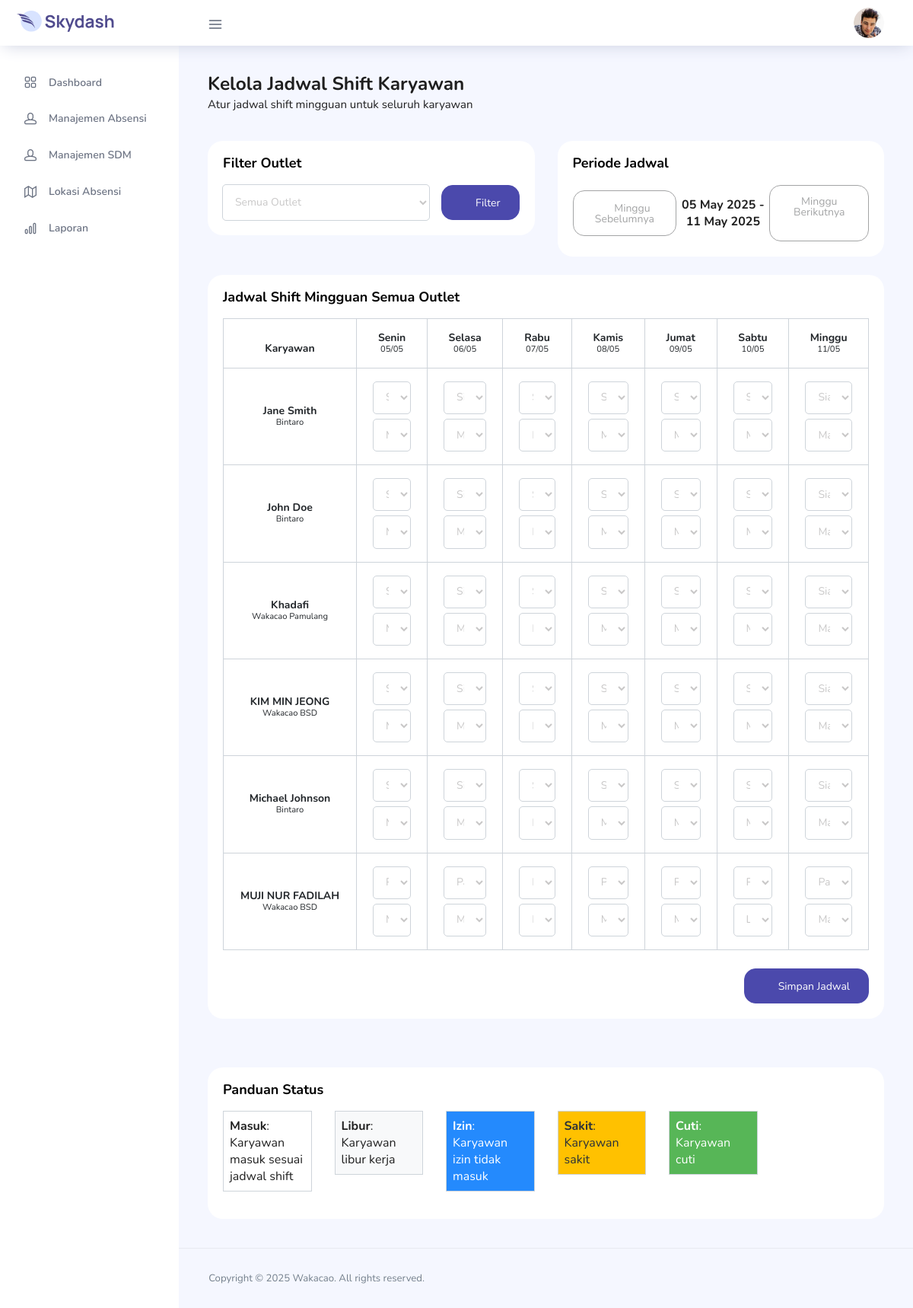
/admin/manage_schedule.php (signed in), run on the app's committed database.
### tables this page shows
CREATE TABLE `users` (
  `id` int(11) NOT NULL,
  `id_karyawan` varchar(10) NOT NULL,
  `nama` varchar(100) NOT NULL,
  `email` varchar(100) NOT NULL,
  `password` varchar(255) NOT NULL,
  `outlet` varchar(50) NOT NULL,
  `role` enum('admin','karyawan','supervisor') NOT NULL DEFAULT 'karyawan',
  `created_at` timestamp NOT NULL DEFAULT current_timestamp(),
  `updated_at` timestamp NOT NULL DEFAULT current_timestamp() ON UPDATE current_timestamp()
);

CREATE TABLE `shift` (
  `id` int(11) NOT NULL,
  `nama_shift` varchar(20) NOT NULL,
  `jam_mulai` time NOT NULL,
  `jam_selesai` time NOT NULL
);

### admin/manage_schedule.php (the view, shortened to what this page needs)
<?php
require_once '../config.php';
$selectedOutlet = isset($_GET['outlet']) ? sanitize($_GET['outlet']) : '';
$query_karyawan = "SELECT id_karyawan, nama, outlet FROM users WHERE role = 'karyawan'";
$query_karyawan .= " ORDER BY nama";
$result_karyawan = mysqli_query($koneksi, $query_karyawan);
$karyawan_list = [];
if ($result_karyawan) {
    while ($row = mysqli_fetch_assoc($result_karyawan)) {
        $karyawan_list[] = $row;
    }
}
$query_shift = "SELECT id, nama_shift, jam_mulai, jam_selesai FROM shift ORDER BY jam_mulai";
$result_shift = mysqli_query($koneksi, $query_shift);
$shift_list = [];
if ($result_shift) {
    while ($row = mysqli_fetch_assoc($result_shift)) {
        $shift_list[] = $row;
    }
}
$today = new DateTime();
$weekStart = clone $today;
$weekStart->modify('this week monday');
$weekStartStr = $weekStart->format('Y-m-d');
$weekEnd = clone $weekStart;
$weekEnd->modify('+6 days');
$weekEndStr = $weekEnd->format('Y-m-d');
$jadwal_karyawan = [];
$query_jadwal = "SELECT j.*, s.nama_shift, s.jam_mulai, s.jam_selesai
                FROM jadwal j
                LEFT JOIN shift s ON j.id_shift = s.id
                WHERE j.tanggal BETWEEN '$weekStartStr' AND '$weekEndStr'";
$result_jadwal = mysqli_query($koneksi, $query_jadwal);
if ($result_jadwal) {
    while ($row = mysqli_fetch_assoc($result_jadwal)) {
        $jadwal_karyawan[$row['id_karyawan']][date('w', strtotime($row['tanggal']))] = [
            'id_shift' => $row['id_shift'],
            'nama_shift' => $row['nama_shift'],
            'jam_mulai' => $row['jam_mulai'],
            'jam_selesai' => $row['jam_selesai'],
            'status' => $row['status']
        ];
    }
}
$prevWeek = clone $weekStart;
$prevWeek->modify('-1 week');
$nextWeek = clone $weekStart;
$nextWeek->modify('+1 week');
$dayNames = ['Senin', 'Selasa', 'Rabu', 'Kamis', 'Jumat', 'Sabtu', 'Minggu'];
?>
<!DOCTYPE html>
<html lang="en">
<head>
  <link rel="stylesheet" href="../vendors/feather/feather.css">
  <link rel="stylesheet" href="../vendors/ti-icons/css/themify-icons.css">
  <link rel="stylesheet" href="../vendors/css/vendor.bundle.base.css">
  <link rel="stylesheet" href="../vendors/datatables.net-bs4/dataTables.bootstrap4.css">
  <link rel="stylesheet" href="../css/vertical-layout-light/style.css">
</head>
<body>
  <div class="container-scroller">
    <nav class="navbar col-lg-12 col-12 p-0 fixed-top d-flex flex-row">
      <div class="text-center navbar-brand-wrapper d-flex align-items-center justify-content-center">
        <a class="navbar-brand brand-logo mr-5" href="index.php"><img src="../images/logo.svg" class="mr-2" alt="logo"/></a>
      </div>
      <div class="navbar-menu-wrapper d-flex align-items-center justify-content-end">
        <button class="navbar-toggler navbar-toggler align-self-center" type="button" data-toggle="minimize">
          <span class="icon-menu"></span>
        </button>
        <ul class="navbar-nav navbar-nav-right">
          <li class="nav-item nav-profile dropdown">
            <a class="nav-link dropdown-toggle" href="#" data-toggle="dropdown" id="profileDropdown">
              <img src="../images/faces/face28.jpg" alt="profile"/>
            </a>
          </li>
        </ul>
      </div>
    </nav>
    </div>
      <?php include 'sidebar.php'; ?>
      <div class="main-panel">
        <div class="content-wrapper">
          <div class="row">
            <div class="col-md-12 grid-margin">
              <div class="row">
                <div class="col-12 col-xl-8 mb-4 mb-xl-0">
                  <h3 class="font-weight-bold">Kelola Jadwal Shift Karyawan</h3>
                  <h6 class="font-weight-normal mb-0">Atur jadwal shift mingguan untuk seluruh karyawan</h6>
                </div>
              </div>
            </div>
          </div>
          <div class="row mb-4">
            <div class="col-md-6">
              <div class="card">
                <div class="card-body">
                  <h4 class="card-title">Filter Outlet</h4>
                  <form method="GET" action="" class="d-flex align-items-center">
                    <div class="form-group mb-0 mr-3 flex-grow-1">
                      <select class="form-control" name="outlet" id="outlet-filter">
                        <option value="">Semua Outlet</option>
                      </select>
                    </div>
                    <button type="submit" class="btn btn-primary">
                      <i class="ti-filter mr-1"></i> Filter
                    </button>
                  </form>
                </div>
              </div>
            </div>
            <div class="col-md-6">
              <div class="card">
                <div class="card-body">
                  <h4 class="card-title">Periode Jadwal</h4>
                  <div class="d-flex justify-content-between align-items-center">
                    <a href="?week_start=<?php echo $prevWeek->format('Y-m-d'); ?><?php echo !empty($selectedOutlet) ? '&outlet=' . $selectedOutlet : ''; ?>" class="btn btn-outline-secondary">
                      <i class="ti-arrow-left mr-1"></i> Minggu Sebelumnya
                    </a>
                    <div class="text-center font-weight-bold">
                      <?php echo date('d M Y', strtotime($weekStartStr)); ?> - <?php echo date('d M Y', strtotime($weekEndStr)); ?>
                    </div>
                    <a href="?week_start=<?php echo $nextWeek->format('Y-m-d'); ?><?php echo !empty($selectedOutlet) ? '&outlet=' . $selectedOutlet : ''; ?>" class="btn btn-outline-secondary">
                      Minggu Berikutnya <i class="ti-arrow-right ml-1"></i>
                    </a>
                  </div>
                </div>
              </div>
            </div>
          </div>
          <div class="row">
            <div class="col-md-12 grid-margin stretch-card">
              <div class="card">
                <div class="card-body">
                  <h4 class="card-title">Jadwal Shift Mingguan <?php echo !empty($selectedOutlet) ? 'Outlet ' . $selectedOutlet : 'Semua Outlet'; ?></h4>
                  <?php if (count($karyawan_list) > 0): ?>
                  <form method="POST" action="">
                    <div class="table-responsive">
                      <table class="table table-bordered schedule-table">
                        <thead>
                          <tr>
                            <th>Karyawan</th>
                            <?php
                            for ($i = 0; $i < 7; $i++) {
                                $currentDate = clone $weekStart;
                                $currentDate->modify("+$i days");
                                echo '<th>' . $dayNames[$i] . '<br><small>' . $currentDate->format('d/m') . '</small></th>';
                            }
                            ?>
                          </tr>
                        </thead>
                        <tbody>
                          <?php foreach ($karyawan_list as $karyawan): ?>
                          <tr>
                            <td>
                              <strong><?php echo $karyawan['nama']; ?></strong>
                              <br>
                              <small><?php echo $karyawan['outlet']; ?></small>
                            </td>
                            <?php for ($i = 0; $i < 7; $i++): ?>
                            <td class="shift-cell">
                              <select name="jadwal[<?php echo $karyawan['id_karyawan']; ?>][<?php echo $i; ?>][shift]" class="form-control form-control-sm mb-2">
                                <option value="">Pilih Shift</option>
                                <?php foreach ($shift_list as $shift): ?>
                                <option value="<?php echo $shift['id']; ?>" <?php
                                  echo isset($jadwal_karyawan[$karyawan['id_karyawan']][$i]) &&
                                       $jadwal_karyawan[$karyawan['id_karyawan']][$i]['id_shift'] == $shift['id'] ? 'selected' : '';
                                ?>>
                                  <?php echo $shift['nama_shift']; ?> (<?php echo substr($shift['jam_mulai'], 0, 5); ?>-<?php echo substr($shift['jam_selesai'], 0, 5); ?>)
                                </option>
                                <?php endforeach; ?>
                              </select>
                              <select name="jadwal[<?php echo $karyawan['id_karyawan']; ?>][<?php echo $i; ?>][status]" class="form-control form-control-sm">
                                <option value="masuk" <?php
                                  echo isset($jadwal_karyawan[$karyawan['id_karyawan']][$i]) &&
                                       $jadwal_karyawan[$karyawan['id_karyawan']][$i]['status'] == 'masuk' ? 'selected' : '';
                                ?>>Masuk</option>
                                <option value="libur" <?php
                                  echo isset($jadwal_karyawan[$karyawan['id_karyawan']][$i]) &&
                                       $jadwal_karyawan[$karyawan['id_karyawan']][$i]['status'] == 'libur' ? 'selected' : '';
                                ?>>Libur</option>
                              </select>
                            </td>
                            <?php endfor; ?>
                          </tr>
                          <?php endforeach; ?>
                        </tbody>
                      </table>
                    </div>
                    <div class="mt-4 text-right">
                      <button type="submit" class="btn btn-primary">
                        <i class="ti-save mr-1"></i> Simpan Jadwal
                      </button>
                    </div>
                  </form>
                  <?php else: ?>
                  <div class="alert alert-info">
                    <?php echo !empty($selectedOutlet) ? 'Tidak ada karyawan di outlet ' . $selectedOutlet : 'Tidak ada karyawan yang tersedia'; ?>
                  </div>
                  <?php endif; ?>
                </div>
              </div>
            </div>
          </div>
          <div class="row mt-4">
            <div class="col-md-12">
              <div class="card">
                <div class="card-body">
                  <h4 class="card-title">Panduan Status</h4>
                  <div class="row">
                    <div class="col-md-2 col-sm-4 mb-3">
                      <div class="p-2 bg-white border">
                        <strong>Masuk</strong>: Karyawan masuk sesuai jadwal shift
                      </div>
                    </div>
                    <div class="col-md-2 col-sm-4 mb-3">
                      <div class="p-2 bg-light border">
                        <strong>Libur</strong>: Karyawan libur kerja
                      </div>
                    </div>
                    <div class="col-md-2 col-sm-4 mb-3">
                      <div class="p-2 bg-info text-white border">
                        <strong>Izin</strong>: Karyawan izin tidak masuk
                      </div>
                    </div>
                    <div class="col-md-2 col-sm-4 mb-3">
                      <div class="p-2 bg-warning text-dark border">
                        <strong>Sakit</strong>: Karyawan sakit
                      </div>
                    </div>
                    <div class="col-md-2 col-sm-4 mb-3">
                      <div class="p-2 bg-success text-white border">
                        <strong>Cuti</strong>: Karyawan cuti
                      </div>
                    </div>
                  </div>
                </div>
              </div>
            </div>
          </div>
        </div>
        <footer class="footer">
          <div class="d-sm-flex justify-content-center justify-content-sm-between">
            <span class="text-muted text-center text-sm-left d-block d-sm-inline-block">Copyright © <?php echo date('Y'); ?> Wakacao. All rights reserved.</span>
          </div>
        </footer>
      </div>
    </div>
</body>
</html>

### admin/manage_schedule.php (style rules this page uses)
.schedule-table th, .schedule-table td { text-align: center; vertical-align: middle; }
.shift-cell { position: relative; }

### data on the page
users: nama "Jane Smith", outlet "Bintaro", id_karyawan.nama_shift "Siang (15:00-23:00)", id_karyawan "Masuk"
users: nama "John Doe", outlet "Bintaro", id_karyawan.nama_shift "Siang (15:00-23:00)", id_karyawan "Masuk"
users: nama "Khadafi", outlet "Wakacao Pamulang", id_karyawan.nama_shift "Siang (15:00-23:00)", id_karyawan "Masuk"
users: nama "KIM MIN JEONG", outlet "Wakacao BSD", id_karyawan.nama_shift "Siang (15:00-23:00)", id_karyawan "Masuk"
users: nama "Michael Johnson", outlet "Bintaro", id_karyawan.nama_shift "Siang (15:00-23:00)", id_karyawan "Masuk"
users: nama "MUJI NUR FADILAH", outlet "Wakacao BSD", id_karyawan.nama_shift "Pagi (07:00-15:00)", id_karyawan "Masuk", id_karyawan "Libur"

### other printed values
date('d M Y', strtotime($weekStartStr)) "05 May 2025"
date('d M Y', strtotime($weekEndStr)) "11 May 2025"
$dayNames[$i] "Senin"
$currentDate->format('d/m') "05/05"
$dayNames[$i] "Selasa"
$currentDate->format('d/m') "06/05"
$dayNames[$i] "Rabu"
$currentDate->format('d/m') "07/05"
$dayNames[$i] "Kamis"
$currentDate->format('d/m') "08/05"
$dayNames[$i] "Jumat"
$currentDate->format('d/m') "09/05"
$dayNames[$i] "Sabtu"
$currentDate->format('d/m') "10/05"
$dayNames[$i] "Minggu"
